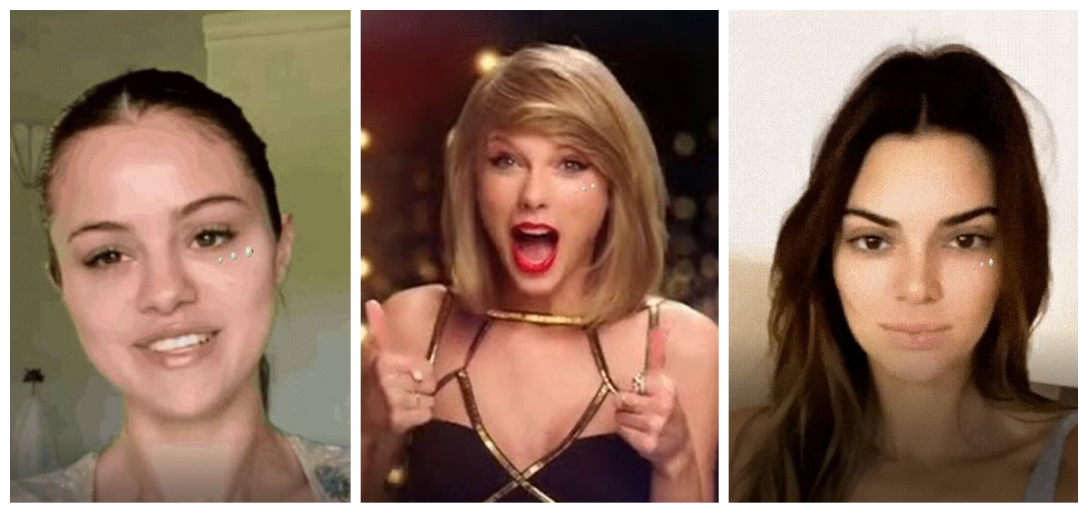
#> input picture Snapchat_Filters/Anti_Eyebrow_Piercing/sample.jpg, 3264 x 1538 px, given in place of the camera (shown at 1/3 size)
$ python devil.py
#> lines starting #> are read from the running program, lines starting #| are printed output that depends on the picture
#> further down, img is the input picture: shape (1538, 3264, 3); mean B, G, R 97.9, 114.9, 143.3
import cv2
from PIL import Image
import numpy as np

save = True

def show(image):
    global save

    #open filter to apply
    fMask = Image.open('devilFilter.png')
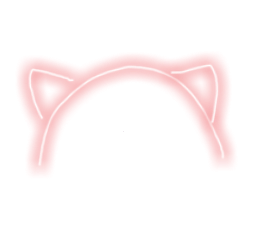
#> input picture Snapchat_Filters/devil_filter/devilFilter.png, 257 x 237 px
#> fMask is the input picture: PIL image 257x237 RGBA; mean R, G, B, A 59.2, 39, 39.7, 22.2

    #convert colored image into gray scale image
    gray = cv2.cvtColor(image,cv2.COLOR_BGR2GRAY)
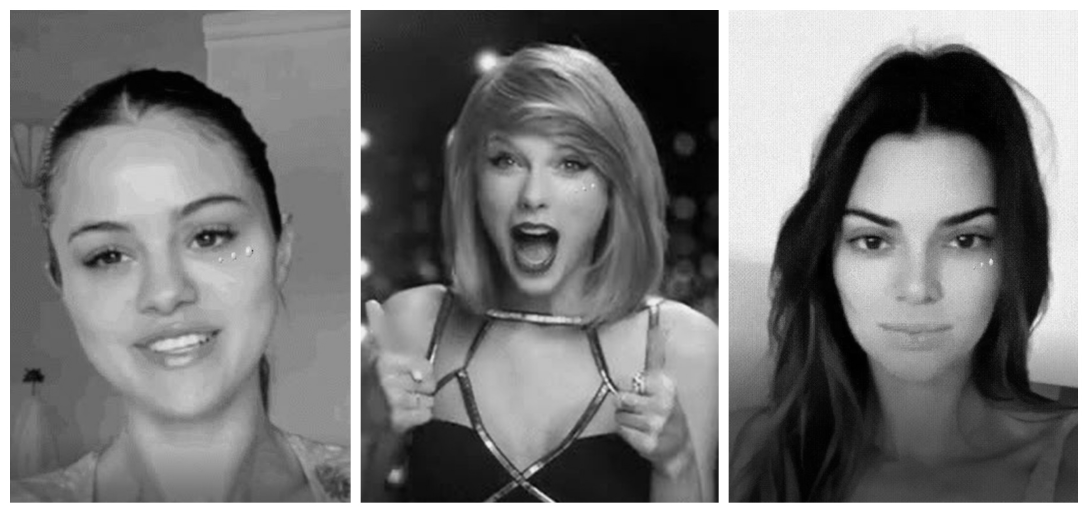
#> gray: shape (1538, 3264) (shown at 1/3 size); min 0, max 255, mean 121.4

    #detection of face(s)
    faceFile = cv2.CascadeClassifier('face.xml')
    faces = faceFile.detectMultiScale(gray,1.3,5)
#> faces = [[2438, 481, 632, 632], [88, 410, 816, 816]]

    #convert array into image
    bg = Image.fromarray(image)

    #apply filter onto background image
    for (x,y,w,h) in faces:
        cv2.rectangle(image, (y, x), ((y + h), (x + w+70)), (0,0,255 ), 2)
        #resize the filter size
        fMask = fMask.resize((w,h))
        #paste it
        bg.paste(fMask, (x,y-(h//2)), mask=fMask)
#> this loop made 2 passes
#> pass 1, in show, `fMask = fMask.resize((w,h))`:
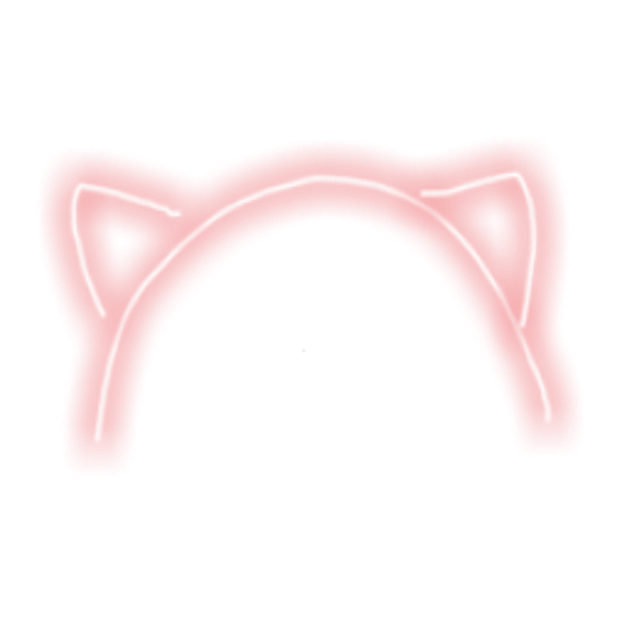
#> fMask: PIL image 632x632 RGBA; mean R, G, B, A 59.1, 38.9, 39.6, 22.2; transparent parts drawn white
#> after the loop:
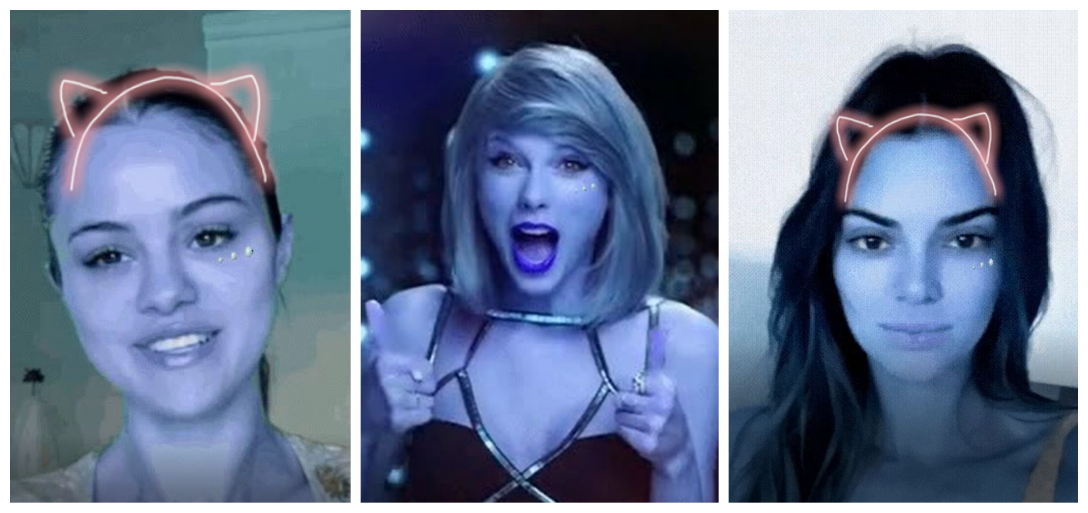
#> bg: PIL image 3264x1538 RGB (shown at 1/3 size); mean R, G, B 101.8, 117.1, 145.2

    #press 's' key to save image
    #then only press 'esc' key to exit window
    if save==True and cv2.waitKey(1) == ord('s'):
#> (key Esc is pressed here)
        cv2.imwrite('savedPicture.jpg', np.asarray(bg))
        save=False

    #return as array
    return np.asarray(bg)


#capture live video stream from webcam
video = cv2.VideoCapture(0)

while True:
    flag,img = video.read()
    cv2.imshow('Video',show(img))
    #press 'esc' key to exit window
    if cv2.waitKey(1)==27:      #27 is ascii value of esc
#> (key Esc is pressed here)
        break

print(video)
#release memory
video.release()
cv2.destroyAllWindows()
